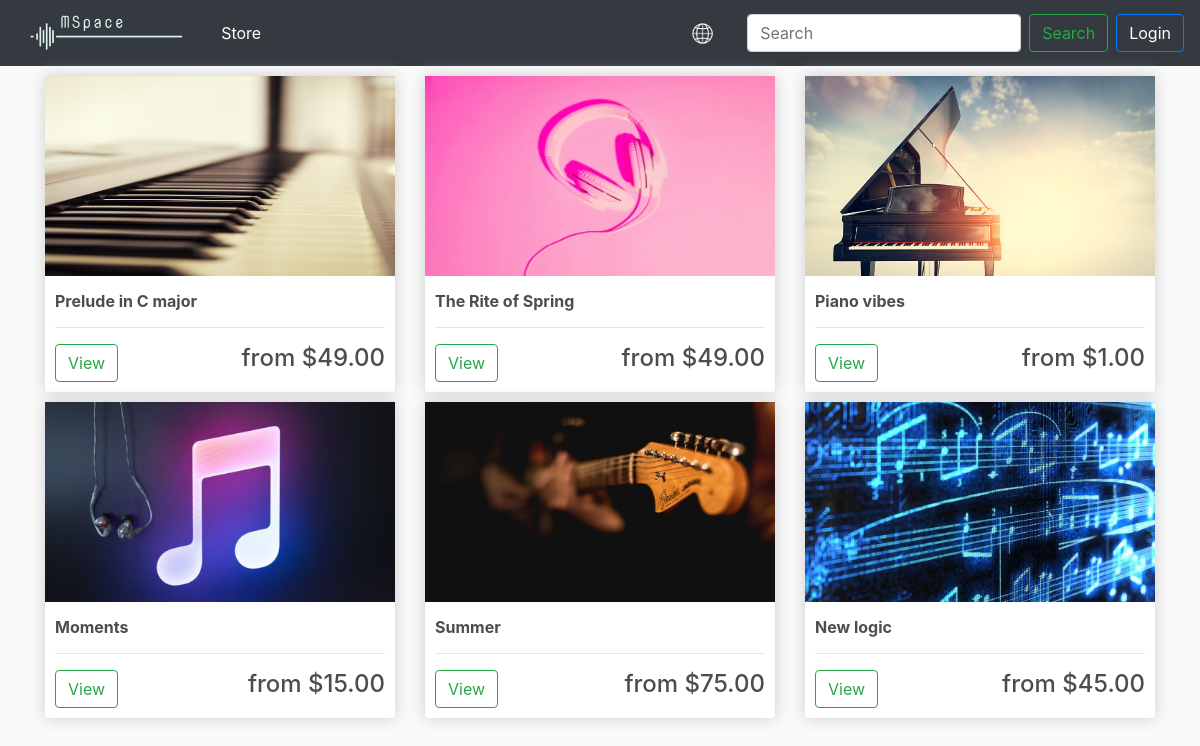
The page / on the database its author committed.
### store/models.py (models this page shows, shortened)
class Product(models.Model):
    name = models.CharField(max_length=200, null=True)
    description = models.CharField(max_length=500, null=True, blank=True)
    composer = models.ForeignKey(Composer, on_delete=models.SET_NULL, blank=True, null=True)
    image = models.ImageField(upload_to='images/products/', null=True, blank=True)
    file = models.FileField(upload_to='files/', max_length=200, null=True)
    duration = models.DurationField(null=True)
    standard_price = models.DecimalField(max_digits=7, decimal_places=2)
    premium_price = models.DecimalField(max_digits=7, decimal_places=2)
    genres = models.ManyToManyField(Genre, blank=True)
    instruments = models.ManyToManyField(Instrument, blank=True)
    emotions = models.ManyToManyField(Emotion, blank=True)
    @property
    def image_url(self):
        try:
            url = self.image.url
        except:
            url = ''
        return url

### store/views.py (the view)
# urls.py: path('', include('store.urls')),
def store(request):
    data = cartData(request)
    cartCount = data['cartCount']
    products = Product.objects.all()
    context = {'products': products, 'cartCount': cartCount}
    return render(request, 'store/store.html', context)

### store/templatetags/filters.py (called while the page is built)
def is_customer(user):
    try:
        client = user.customer
        return True
    except:
        return False

def remove_lang_code(url):
    url = re.sub(r'/?(uk|en)/?', "", url)
    if url == '' or url == '/':
        return ''
    return '/' + url

### store/utils.py (called while the page is built, shortened)
def cookieCart(request):
    try:
        cart = json.loads(request.COOKIES['cart'])
    except:
        cart = {}
    print('Cart:', cart)
    items = []
    order = {'get_cart_total': 0, 'get_cart_count': len(cart)}
    cartCount = order['get_cart_count']
    return {'items': items, 'order': order, 'cartCount': cartCount}

def cartData(request):
    if request.user.is_authenticated:
        try:
            customer = request.user.customer
            order, created = Order.objects.get_or_create(customer=customer, complete=False)
            items = order.orderitem_set.all()
            personal_data = request.user.customer.get_personal_data
            cartCount = order.get_cart_count
        except:
            order = None
            items = None
            personal_data = None
            cartCount = 0
    else:
        cookieData = cookieCart(request)
        items = cookieData['items']
        order = cookieData['order']
        cartCount = cookieData['cartCount']
        personal_data = None
    return {'items': items, 'order': order, 'cartCount': cartCount, 'personal_data': personal_data}

### store/templates/store/store.html (shortened to what this page needs)
{% extends 'store/main.html' %}
{% load static %}
{% load filters %}
{% load i18n %}
{% block content %}
    <div class="row">
        {% for product in products %}
        <div class="col-lg-4">
            <div class="box-element product">
                <div class="hovereffect">
                    <img class="thumbnail img-responsive" src="{{product.image_url}}">
                </div>
                <h6><strong>{{ product.name }}</strong></h6>
                <hr>
                <a class="btn btn-outline-success" href="#">{% translate 'View product' %}</a>
                <h4 style="display:inline-block; float: right">{% translate 'price_from' %} ${{product.standard_price|floatformat:2}}</h4>
            </div>
        </div>
        {% endfor %}
{% endblock content %}

### static/css/main.css (style rules this page uses)
body { background-color: hsl(0, 0%, 98%); }
h1,h2,h3,h4,h5,h6 { color:hsl(0, 0%, 30%); }
.box-element { box-shadow:hsl(0, 0%, 80%) 0 0 16px; background-color: #fff; border-radius: 4px; padding: 10px; }
.thumbnail { width: 100%; height: 200px; -webkit-box-shadow: -1px -3px 5px -2px rgba(214,214,214,1); -moz-box-shadow: -1px -3px 5px -2px rgba(214,214,214,1); box-shadow: -1px -3px 5px -2px rgba(214,214,214,1); }
.product { border-radius: 0 0 4px 4px; }
.col-lg-4, .col-lg-6, .col-lg-8, .col-lg-12 { margin-top: 10px; }
.hovereffect { width: calc(100% + 20px); height: calc(100% + 10px); float: left; overflow: hidden; position: relative; text-align: center; cursor: default; margin: -10px -10px 10px -10px; }
.hovereffect img { display: block; position: relative; margin-bottom: -35px; }

### rows shown on the page
Product: image_url (picture), name "Prelude in C major", standard_price "49.00"
Product: image_url (picture), name "The Rite of Spring", standard_price "49.00"
Product: image_url (picture), name "Piano vibes", standard_price "1.00"
Product: image_url (picture), name "Moments", standard_price "15.00"
Product: image_url (picture), name "Summer", standard_price "75.00"
Product: image_url (picture), name "New logic", standard_price "45.00"
